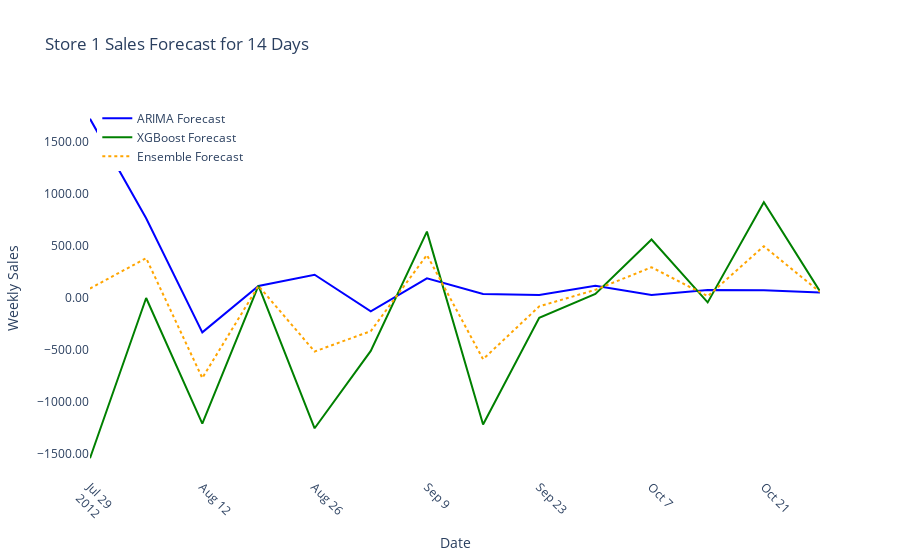

The notebook cell saved with this chart:
### Code cell
predict_sales(store_id, forecast_period)

### Figure 1 — Plotly figure (JSON) as saved in the notebook; plotly's stock layout.template omitted (floating-point values rounded to 4 significant figures)
{"data": [{"line": {"color": "blue"}, "mode": "lines", "name": "ARIMA Forecast", "type": "scatter", "x": ["2012-07-29T00:00:00", "2012-08-05T00:00:00", "2012-08-12T00:00:00", "2012-08-19T00:00:00", "2012-08-26T00:00:00", "2012-09-02T00:00:00", "2012-09-09T00:00:00", "2012-09-16T00:00:00", "2012-09-23T00:00:00", "2012-09-30T00:00:00", "2012-10-07T00:00:00", "2012-10-14T00:00:00", "2012-10-21T00:00:00", "2012-10-28T00:00:00"], "y": [1719.0, 761.9, -334.5, 110.8, 219.5, -132.9, 184.5, 33.91, 25.51, 114.5, 24.23, 73.02, 69.05, 47.34]}, {"line": {"color": "green"}, "mode": "lines", "name": "XGBoost Forecast", "type": "scatter", "x": ["2012-07-29T00:00:00", "2012-08-05T00:00:00", "2012-08-12T00:00:00", "2012-08-19T00:00:00", "2012-08-26T00:00:00", "2012-09-02T00:00:00", "2012-09-09T00:00:00", "2012-09-16T00:00:00", "2012-09-23T00:00:00", "2012-09-30T00:00:00", "2012-10-07T00:00:00", "2012-10-14T00:00:00", "2012-10-21T00:00:00", "2012-10-28T00:00:00"], "y": [-1545.0, -4.444, -1213.0, 113.6, -1257.0, -512.9, 633.8, -1221.0, -195.0, 34.16, 558.6, -46.81, 917.4, 58.47]}, {"line": {"color": "orange", "dash": "dot"}, "mode": "lines", "name": "Ensemble Forecast", "type": "scatter", "x": ["2012-07-29T00:00:00", "2012-08-05T00:00:00", "2012-08-12T00:00:00", "2012-08-19T00:00:00", "2012-08-26T00:00:00", "2012-09-02T00:00:00", "2012-09-09T00:00:00", "2012-09-16T00:00:00", "2012-09-23T00:00:00", "2012-09-30T00:00:00", "2012-10-07T00:00:00", "2012-10-14T00:00:00", "2012-10-21T00:00:00", "2012-10-28T00:00:00"], "y": [87.01, 378.7, -773.9, 112.2, -518.9, -322.9, 409.1, -593.6, -84.73, 74.32, 291.4, 13.1, 493.2, 52.91]}], "layout": {"autosize": true, "legend": {"font": {"size": 12}, "x": 0.01, "y": 0.99}, "paper_bgcolor": "white", "plot_bgcolor": "white", "title": {"text": "Store 1 Sales Forecast for 14 Days"}, "xaxis": {"autorange": true, "range": ["2012-07-29", "2012-10-28"], "tickangle": 45, "title": {"text": "Date"}, "type": "date"}, "yaxis": {"autorange": true, "range": [-1726.0, 1900.0], "tickformat": ".2f", "title": {"text": "Weekly Sales"}, "type": "linear"}}}
